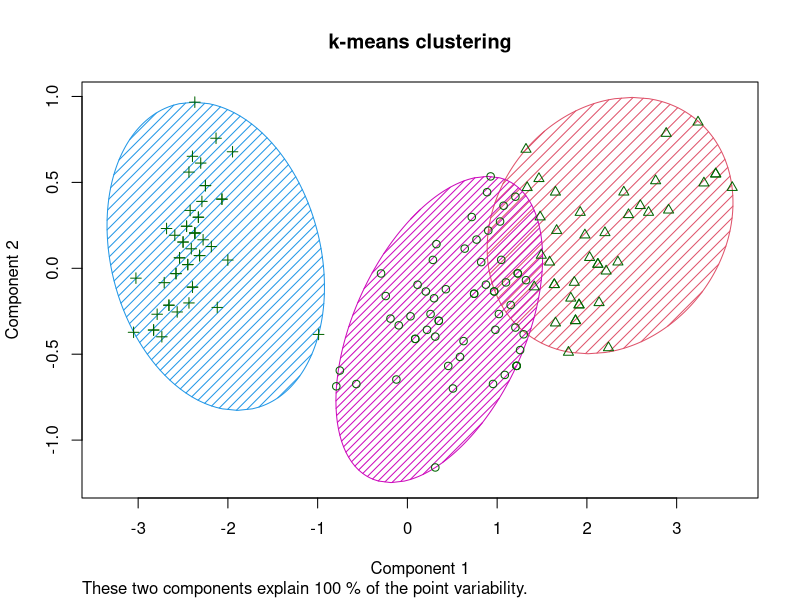
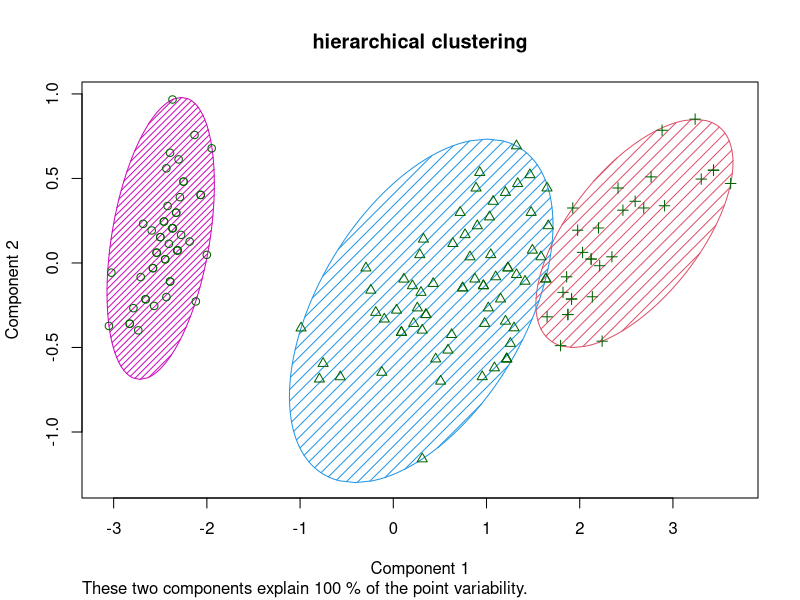
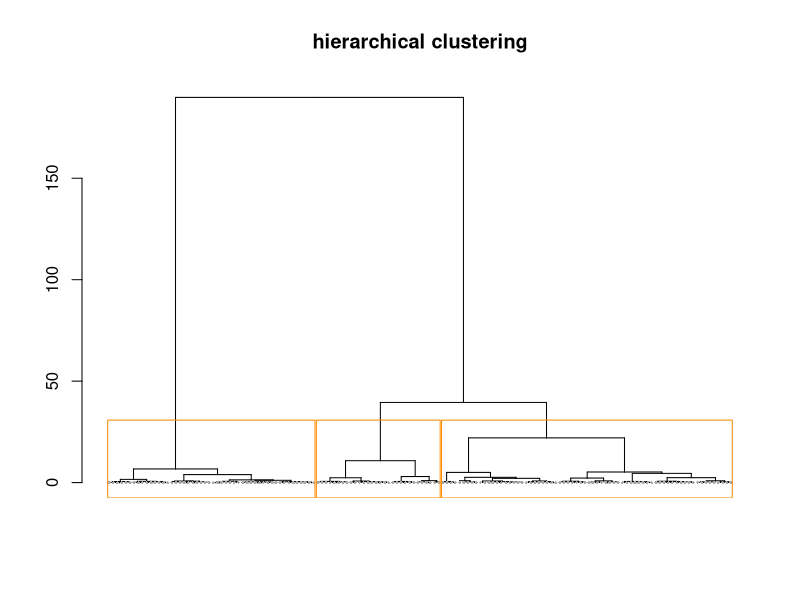
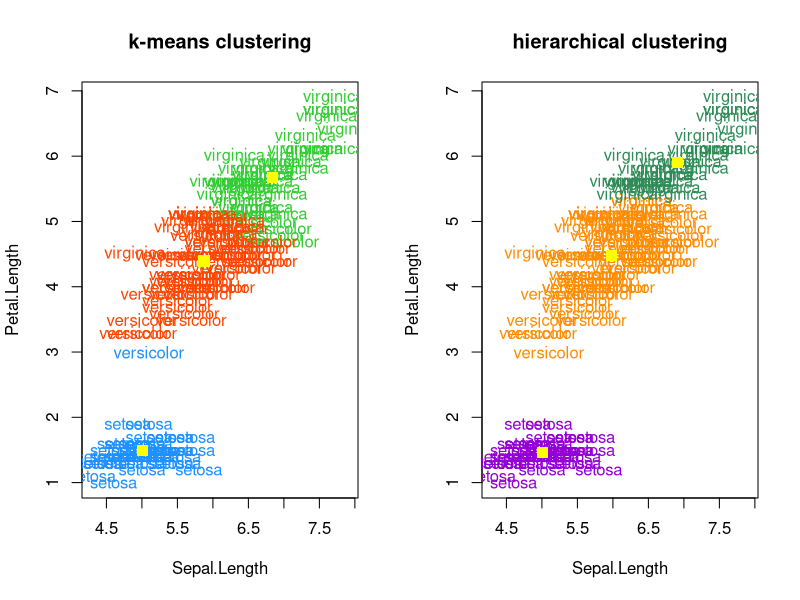

Write the R code that produced these figures, in order.
####################################################################################################
#######                                     Daniel Rivas                                     #######
####################################################################################################

# installing a package
# use the 'cluster' package
# install & load library
install.packages("cluster") # if successful, do it only once
library(cluster)

####################################################################################################

# check and prepare the data
# data exist in the workspace
print(iris)

# show features
colnames(iris)

# check the number of species
specs <- iris$Species                   # select last column
specsLevs <- levels(specs)              # select levels of variables (levels works only with Factor)
specsNum <- length(specsLevs)           # how many = length

# how many flowers per species?
table(iris$Species)

# try summary function
summary(iris)

# structure of the object iris$Species
str(iris$Species)

# choose two features for the analysis, e.g.
f1 <- "Sepal.Length"
f2 <- "Petal.Length"
features <- c(f1, f2)
selectedIris <- iris[,features]         # or just iris[features]

####################################################################################################

# perform k-means clustering
fitKmeans <- kmeans(selectedIris, specsNum, iter.max = 100)

# plot the result of k-means clustering
clusplot(selectedIris, fitKmeans$cluster, color = TRUE, shade = TRUE, labels = 0, lines = 0, main = "k-means clustering")

####################################################################################################

# perform hierarchical clustering
d <- dist(selectedIris) # estimate distance
fitHier <- hclust(d, method = "ward.D")
clusterCut <- cutree(fitHier, specsNum)

# plot result of hierarchical clustering
clusplot(selectedIris, clusterCut, color = TRUE, shade = TRUE, labels = 0, lines = 0, main = "hierarchical clustering")

# add dengrogram
dend <- as.dendrogram(fitHier)
nodeParams <- list(pch = c(NA, 18), cex = 0.5, col = "darkgray")
plot(dend, type = "rectangle", nodePar = nodeParams, leaflab = "none", main = "hierarchical clustering")
rect.hclust(fitHier, k = 3, border = "darkorange")

####################################################################################################

# compare k-means & hierarchical clustering

# calculate centroids for the hierarchical clustering
# use `aggregate` function
# read more about how it works using `?aggregate`
hierCentr <- aggregate(data.frame(clusterCut, selectedIris), by = list(clusterCut), FUN = mean)

# display both clustering methods on single plot
opar2 <- par(mfrow = c(1,2))

# k-means
plot(selectedIris, type = "n", main = "k-means clustering")
text(selectedIris, labels = iris$Species, col = c("orangered", "limegreen", "dodgerblue")[fitKmeans$cluster])
points(fitKmeans$centers[, features], col = "yellow", pch = 15, cex = 1.5)

# hierarchical
plot(selectedIris, type = "n", main = "hierarchical clustering")
text(selectedIris, labels = iris$Species, col = c("darkviolet", "darkorange", "seagreen4")[clusterCut])
points(hierCentr[, features], col = "yellow", pch = 15, cex = 1.5)
par(opar2)

####################################################################################################
#######                                         END                                          #######
####################################################################################################
